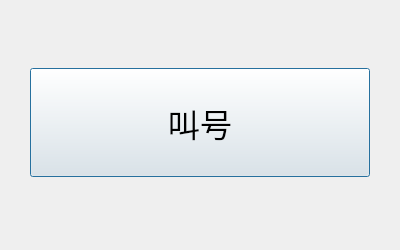
<?xml version="1.0" encoding="UTF-8"?>
<ui version="4.0">
 <class>TellerDialog</class>
 <widget class="QDialog" name="TellerDialog">
  <property name="geometry">
   <rect>
    <x>0</x>
    <y>0</y>
    <width>400</width>
    <height>250</height>
   </rect>
  </property>
  <property name="windowTitle">
   <string>Dialog</string>
  </property>
  <layout class="QVBoxLayout" name="verticalLayout">
   <property name="spacing">
    <number>10</number>
   </property>
   <property name="leftMargin">
    <number>30</number>
   </property>
   <property name="topMargin">
    <number>30</number>
   </property>
   <property name="rightMargin">
    <number>30</number>
   </property>
   <property name="bottomMargin">
    <number>30</number>
   </property>
   <item>
    <widget class="QLabel" name="windowNumLabel">
     <property name="font">
      <font>
       <pointsize>18</pointsize>
      </font>
     </property>
     <property name="text">
      <string/>
     </property>
     <property name="alignment">
      <set>Qt::AlignCenter</set>
     </property>
    </widget>
   </item>
   <item>
    <widget class="QPushButton" name="call">
     <property name="sizePolicy">
      <sizepolicy hsizetype="Expanding" vsizetype="Expanding">
       <horstretch>0</horstretch>
       <verstretch>0</verstretch>
      </sizepolicy>
     </property>
     <property name="font">
      <font>
       <family>Noto Sans CJK SC Medium</family>
       <pointsize>24</pointsize>
      </font>
     </property>
     <property name="text">
      <string>叫号</string>
     </property>
    </widget>
   </item>
   <item>
    <widget class="QLabel" name="callLabel">
     <property name="font">
      <font>
       <family>Noto Sans CJK SC Medium</family>
       <pointsize>18</pointsize>
      </font>
     </property>
     <property name="text">
      <string/>
     </property>
     <property name="alignment">
      <set>Qt::AlignCenter</set>
     </property>
    </widget>
   </item>
  </layout>
 </widget>
 <resources/>
 <connections/>
</ui>
